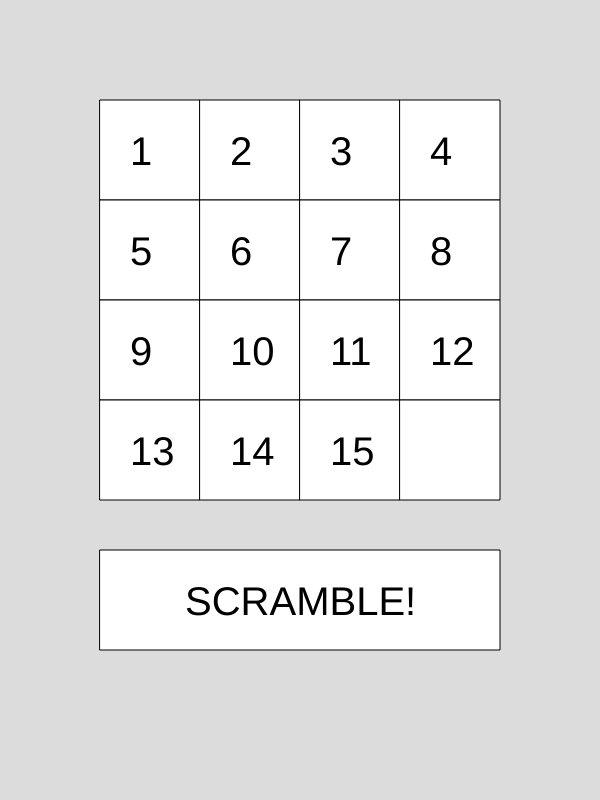
Frame 1 (no input)
Frame 60 (no input): identical to frame 1, image omitted
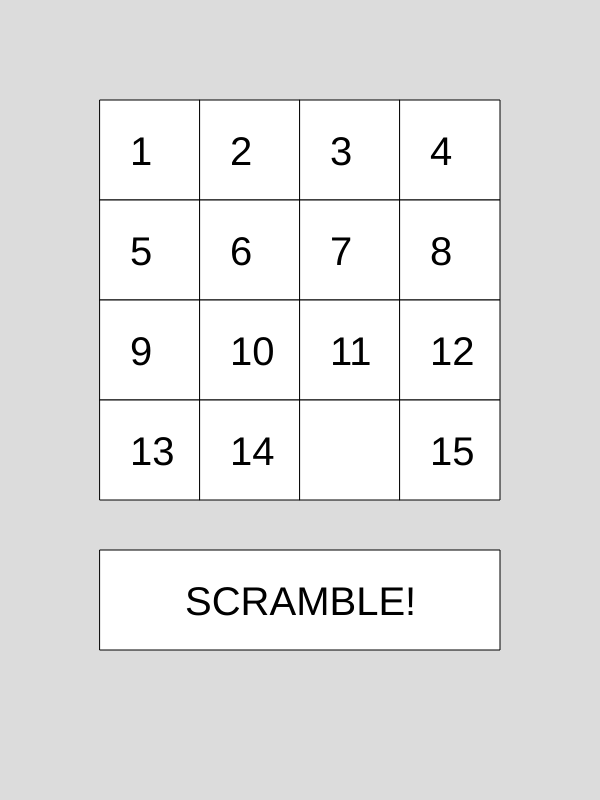
Frame 120 (the mouse pressed at the canvas centre since frame 60)

The p5.js sketch that drew these frames (run headless with seeded random() and noise() and a simulated clock; from frame 60 on, the mouse is pressed at the canvas centre):

// p5.js sketch
// ── sketch.js
var cat = [['1', '2', '3', '4'],
           ['5', '6', '7', '8'],
           ['9', '10', '11', '12'],
           ['13', '14', '15', '']];

//var cat stores our numbers

function setup() {
  createCanvas(600, 800);
  textSize(40);
}

function draw() {
  background(220);

  for (var row = 0; row < 4; row++) {
    for (var col = 0; col < 4; col++) {
      fill(255);
      rect(100*col + 100, 100*row + 100, 100, 100);
      fill(0);
      text(cat[row][col], 100*col + 130, 100*row + 165);
    }
  }

  
  fill(255);
  rect(100, 550, 400, 100);
  fill(0);
  text('SCRAMBLE!', 185, 615);

}

function conditions(row, col) {
  if (col < 3 && cat[row][col+1] == ''){
    cat[row][col+1] = cat[row][col];
    cat[row][col] = '';
  }

  if (col > 0 && cat[row][col-1] == ''){
    cat[row][col-1] = cat[row][col];
    cat[row][col] = '';
  }

  if (row < 3 && cat[row+1][col] == ''){
    cat[row+1][col] = cat[row][col];
    cat[row][col] = '';
  }

  if (row > 0 && cat[row-1][col] == ''){
    cat[row-1][col] = cat[row][col];
    cat[row][col] = '';
  }
}

function scramble() {
  for (var i = 1; i <= 10000; i++) {
    var row = floor(random(4));
    var col = floor(random(4));
    conditions(row, col);
  }
}

function mousePressed() {
  if (mouseY > 550 && mouseY < 650) {
    scramble();
    return;
  }

  var col = floor(mouseX/100) - 1;
  var row = floor(mouseY/100) - 1;

  conditions(row, col);

  console.log(cat[row][col]);
}
